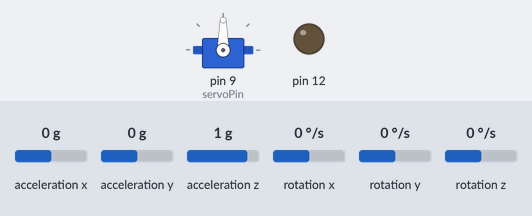
A sketch run on a simulated Arduino Uno, built with avr-gcc and run on an emulated ATmega328P. Shown: servo, output pins drawn as LEDs (lit = HIGH). Wiring (inferred from the names in the program): MPU-6050 motion sensor at I2C address 0x68. Inputs (shaded band) come from the test bench; at power-on: rotation z 0 °/s, acceleration x 0 g, acceleration y 0 g, acceleration z 1 g, rotation x 0 °/s, rotation y 0 °/s. What the sketch prints to the serial monitor is not drawn.

Above: at 4.7 s.
4.8 s: rotation z set to -192 °/s
At 5.8 s:
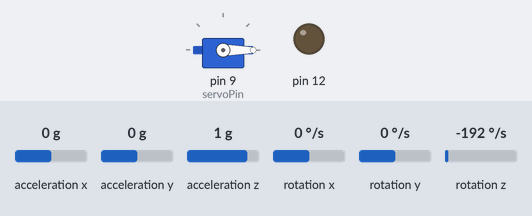
6.7 s: rotation z set to 192 °/s
At 9.5 s:
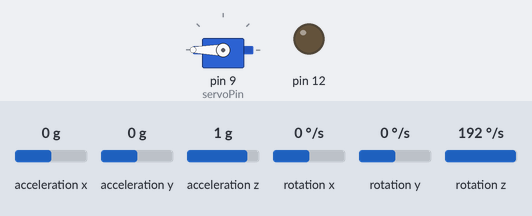
9.7 s: rotation z set to -100 °/s
At 11.05 s:
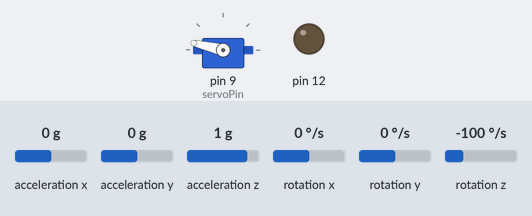
12.7 s: rotation z set to 100 °/s
Timing chart, 0 to 16.0 s (numbered marks = the images above; inputs shaded):
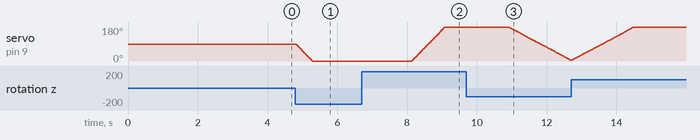

Measured:
- after the input at 4.8 s, servo on pin 9 (servoPin): moves from 90° to 0° over 0.47 s, starting at once
- after the input at 6.7 s, servo on pin 9 (servoPin): moves from 0° to 180° over 0.95 s, starting after 1.4 s
- after the input at 9.7 s, servo on pin 9 (servoPin): moves from 180° to 3° over 1.8 s, starting after 1.2 s

The sketch:

ArduinoUno.ino
```cpp
#include "servo-config.h"
#include "servo-utils.h"

#include "gyro.h"
Gyro gyro;

#include "ultrasonic.h"
Ultrasonic us;

#include "car-servo.h"
CarServo servo;

// const int TURN_DELAY = 1000;

float initAngle;

void setup() {
  Serial.begin(115200);

  servo.setup();
  gyro.setup();
  us.setup();

  servo.resetAngle();
  initAngle = gyro.getPRY().yaw;
}

void loop() {

  PRY pry = gyro.getPRY();
  // Print the values on the serial monitor
  Serial.print("Pitch: ");
  Serial.print(pry.pitch);
  Serial.print(" Roll: ");
  Serial.print(pry.roll);
  Serial.print(" Yaw: ");
  Serial.println(pry.yaw);

  float deltaAngle = initAngle - pry.yaw;
  servo.turnAngle(-(int)deltaAngle);
  // delay(5);
}
```

assert.h
```cpp
#pragma once
#include <Arduino.h>

// Configure: which pin to blink on failure (optional)
#ifndef ASSERT_LED_PIN
#define ASSERT_LED_PIN 13
#endif

inline void _assertFail(const char* file, int line) {
  // Ensure Serial is up (you can remove if you don't want Serial)
  Serial.begin(115200);
  Serial.print("ASSERT FAILED: ");
  Serial.print(file);
  Serial.print(":");
  Serial.println(line);

  // Blink LED forever so you see a failure
  pinMode(ASSERT_LED_PIN, OUTPUT);
  while (true) {
    digitalWrite(ASSERT_LED_PIN, HIGH);
    delay(200);
    digitalWrite(ASSERT_LED_PIN, LOW);
    delay(200);
  }
}

#define ASSERT(expr)                                \
  do {                                              \
    if (!(expr)) {                                  \
      _assertFail(__FILE__, __LINE__);              \
    }                                               \
  } while (0)
```

car-servo.cpp
```cpp
#include "Servo.h"

#include "servo-config.h"
#include "car-servo.h"
#include "servo-utils.h"
#include "assert.h"


void CarServo::setup(){
  srv.attach(servoPin, SERVO_MIN_PWM, SERVO_MAX_PWM);
}

void CarServo::turn(Direction direction){
  switch (direction) {
    case LEFT:
      srv.writeMicroseconds(angleToPulse(-90));
      break;
    case FORWARD:
      srv.writeMicroseconds(angleToPulse(0));
      break;
    case RIGHT:
      srv.writeMicroseconds(angleToPulse(90));
      break;
  }
}

void CarServo::turnAngle(int angle){
  // ASSERT(angle > -90 && angle < 90);
  if (angle < -90 || angle > 90) {
    return;
  }

  srv.writeMicroseconds(angleToPulse(angle));
}

void CarServo::resetAngle(){
  turn(FORWARD);
}
```

car-servo.h
```cpp
#pragma once

#include "Servo.h"

enum Direction{
  LEFT,
  FORWARD,
  RIGHT
};

struct CarServo{
  void setup();
  void turn(Direction direction);
  // angle is between -90 (max left) and 90 (max right)
  void turnAngle(int angle);
  void resetAngle();
  private:
    Servo srv;
};
```

gyro.cpp
```cpp
#include "Servo.h"
#include "Arduino.h"
#include <Wire.h>

#include "gyro.h"

double AccX, AccY, AccZ;
double GyroX, GyroY, GyroZ;
double accAngleX, accAngleY, accAngleZ, gyroAngleX, gyroAngleY, gyroAngleZ;
double roll, pitch, yaw;
double AccErrorX, AccErrorY, AccErrorZ, GyroErrorX, GyroErrorY, GyroErrorZ;
double elapsedTime, currentTime, previousTime;
int c = 0;
int calibrationNumber = 200;
double AccSSF = 16384.0000000, GyroSSF = 131.0000000; // from https://invensense.tdk.com/wp-content/uploads/2015/02/MPU-6000-Datasheet1.pdf
double AccXcalib = -0.05, AccYcalib = 0.05, AccZcalib = 1.05;

void Gyro::setup(){
  Wire.begin();                      // Initialize comunication
  Wire.beginTransmission(MPU);       // Start communication with MPU6050 // MPU=0x68
  Wire.write(0x6B);                  // Talk to the register 6B
  Wire.write(0x00);                  // Make reset - place a 0 into the 6B register
  Wire.endTransmission(true);        //end the transmission

  accAngleX = accAngleY = accAngleZ = gyroAngleX = gyroAngleY = gyroAngleZ = 0.00000;
  AccErrorX = AccErrorY = AccErrorZ = GyroErrorX = GyroErrorY = GyroErrorZ = 0.00000;

  imuerror = calculate_IMU_error();
  delay(20);
}

PRY Gyro::getPRY(){
  // === Read acceleromter data === //
  Wire.beginTransmission(MPU);
  Wire.write(0x3B); // Start with register 0x3B (ACCEL_XOUT_H)
  Wire.endTransmission(false);
  Wire.requestFrom(MPU, 6, true); // Read 6 registers total, each axis value is stored in 2 registers

  //For a range of +-2g, we need to divide the raw values by 16384, according to the datasheet
  AccX = (Wire.read() << 8 | Wire.read()) / AccSSF + AccXcalib; // X-axis value
  AccY = (Wire.read() << 8 | Wire.read()) / AccSSF + AccYcalib; // Y-axis value
  AccZ = (Wire.read() << 8 | Wire.read()) / AccSSF + AccZcalib; // Z-axis value

  // Calculating Roll and Pitch from the accelerometer data
  accAngleX = (atan(AccY / sqrt(pow(AccX, 2) + pow(AccZ, 2))) * 180 / PI) - imuerror.AccErrorX;
  accAngleY = (atan(-1 * AccX / sqrt(pow(AccY, 2) + pow(AccZ, 2))) * 180 / PI) - imuerror.AccErrorY;
  accAngleZ = (atan2(sqrt(AccX*AccX + AccY*AccY), AccZ) * 180.0 / PI) - imuerror.AccErrorZ;

  // === Read gyroscope data === //
  previousTime = currentTime;        // Previous time is stored before the actual time read
  currentTime = millis();            // Current time actual time read
  elapsedTime = (currentTime - previousTime) / 1000; // Divide by 1000 to get seconds
  Wire.beginTransmission(MPU);
  Wire.write(0x43); // Gyro data first register address 0x43
  Wire.endTransmission(false);
  Wire.requestFrom(MPU, 6, true); // Read 4 registers total, each axis value is stored in 2 registers
  GyroX = (Wire.read() << 8 | Wire.read()) / GyroSSF; // For a 250deg/s range we have to divide first the raw value by 131.0, according to the datasheet
  GyroY = (Wire.read() << 8 | Wire.read()) / GyroSSF;
  GyroZ = (Wire.read() << 8 | Wire.read()) / GyroSSF;

  // Correct the outputs with the calculated error values
  GyroX = GyroX - imuerror.GyroErrorX;
  GyroY = GyroY - imuerror.GyroErrorY;
  GyroZ = GyroZ - imuerror.GyroErrorZ;

  // Currently the raw values are in degrees per seconds, deg/s, so we need to multiply by sendonds (s) to get the angle in degrees
  gyroAngleX = gyroAngleX + GyroX * elapsedTime; // deg/s * s = deg
  gyroAngleY = gyroAngleY + GyroY * elapsedTime;
  gyroAngleZ = gyroAngleZ + GyroZ * elapsedTime;

  // Serial.print("AccX: ");
  // Serial.print(AccX, 2);
  // Serial.print(" AccY: ");
  // Serial.print(AccY, 2);
  // Serial.print(" AccZ: ");
  // Serial.println(AccZ, 2);

  // Complementary filter - combine acceleromter and gyro angle values
  const double g2aration = 0.99;
  roll = g2aration * gyroAngleX + (1-g2aration) * accAngleX;
  pitch = g2aration * gyroAngleY + (1-g2aration) * accAngleY;
  yaw = g2aration * gyroAngleZ + (1-g2aration) * accAngleZ;
  // yaw =  yaw + GyroZ * elapsedTime;

  PRY pry;
  pry.pitch = pitch;
  pry.roll = roll;
  pry.yaw = yaw;

  return pry;
}

IMUError Gyro::calculate_IMU_error(){
  // We can call this funtion in the setup section to calculate the accelerometer and gyro data error. From here we will get the error values used in the above equations printed on the Serial Monitor.
  // Note that we should place the IMU flat in order to get the proper values, so that we then can the correct values
  // Read accelerometer values calibrationNumber times
  while (c < calibrationNumber) {
    Wire.beginTransmission(MPU);
    Wire.write(0x3B);
    Wire.endTransmission(false);
    Wire.requestFrom(MPU, 6, true);
    AccX = (Wire.read() << 8 | Wire.read()) / AccSSF + AccXcalib;
    AccY = (Wire.read() << 8 | Wire.read()) / AccSSF + AccYcalib;
    AccZ = (Wire.read() << 8 | Wire.read()) / AccSSF + AccZcalib;
    // Sum all readings
    AccErrorX = AccErrorX + ((atan((AccY) / sqrt(pow((AccX), 2) + pow((AccZ), 2))) * 180 / PI));
    AccErrorY = AccErrorY + ((atan(-1 * (AccX) / sqrt(pow((AccY), 2) + pow((AccZ), 2))) * 180 / PI));
    AccErrorZ = AccErrorZ + ((atan2(sqrt(AccX*AccX + AccY*AccY), AccZ) * 180 / PI));
    c++;
  }
  //Divide the sum by calibrationNumber to get the error value
  AccErrorX = AccErrorX / calibrationNumber;
  AccErrorY = AccErrorY / calibrationNumber;
  AccErrorZ = AccErrorZ / calibrationNumber;
  c = 0;
  // Read gyro values calibrationNumber times
  while (c < calibrationNumber) {
    Wire.beginTransmission(MPU);
    Wire.write(0x43);
    Wire.endTransmission(false);
    Wire.requestFrom(MPU, 6, true);
    GyroX = Wire.read() << 8 | Wire.read();
    GyroY = Wire.read() << 8 | Wire.read();
    GyroZ = Wire.read() << 8 | Wire.read();
    // Sum all readings
    GyroErrorX = GyroErrorX + (GyroX / GyroSSF);
    GyroErrorY = GyroErrorY + (GyroY / GyroSSF);
    GyroErrorZ = GyroErrorZ + (GyroZ / GyroSSF);
    c++;
  }
  //Divide the sum by calibrationNumber to get the error value
  GyroErrorX = GyroErrorX / calibrationNumber;
  GyroErrorY = GyroErrorY / calibrationNumber;
  GyroErrorZ = GyroErrorZ / calibrationNumber;

  IMUError error;
  error.AccErrorX = AccErrorX;
  error.AccErrorY = AccErrorY;
  error.AccErrorZ = AccErrorZ;
  error.GyroErrorX = GyroErrorX;
  error.GyroErrorY = GyroErrorY;
  error.GyroErrorZ = GyroErrorZ;

  // Print the error values on the Serial Monitor
  Serial.print("AccErrorX: ");
  Serial.println(error.AccErrorX);
  Serial.print("AccErrorY: ");
  Serial.println(error.AccErrorY);
  Serial.print("AccErrorZ: ");
  Serial.println(error.AccErrorZ);
  Serial.print("GyroErrorX: ");
  Serial.println(error.GyroErrorX);
  Serial.print("GyroErrorY: ");
  Serial.println(error.GyroErrorY);
  Serial.print("GyroErrorZ: ");
  Serial.println(error.GyroErrorZ);
  delay(3000);

  return error;
}
```

gyro.h
```cpp
#pragma once

#include <Wire.h>

const int MPU = 0x68; // MPU6050 I2C address

struct PRY{
  double pitch, roll, yaw;
};

struct IMUError{
  double AccErrorX, AccErrorY, AccErrorZ, GyroErrorX, GyroErrorY, GyroErrorZ;
};

struct Gyro{
  void setup();
  PRY getPRY();
  private:
    IMUError calculate_IMU_error();
    IMUError imuerror;
};
```

servo-sweep.cpp
```cpp
#include "Arduino.h"
#include "servo-config.h"
#include "servo-sweep.h"

void ServoSweep::setup() {
  srv.attach(servoPin);
  delay(1000);
}

void ServoSweep::sweep() {
  // Sweep upward
  for (int pw = SERVO_MIN_PWM; pw <= SERVO_MAX_PWM; pw += SWEEP_STEP) {
    srv.writeMicroseconds(pw);
    Serial.print("PW→ "); Serial.println(pw);
    delay(SWEEP_HOLD_MS);
  }
  // Sweep downward
  for (int pw = SERVO_MAX_PWM; pw >= SERVO_MIN_PWM; pw -= SWEEP_STEP) {
    srv.writeMicroseconds(pw);
    Serial.print("PW← "); Serial.println(pw);
    delay(SWEEP_HOLD_MS);
  }
}
```

servo-sweep.h
```cpp
#pragma once

#include "Servo.h"

const int SWEEP_STEP      = 100;    // PWM increment for finer granularity
const int SWEEP_HOLD_MS   = 100;   // how long to hold each pulse

struct ServoSweep{
  void setup();
  void sweep();
  private:
    Servo srv;
};
```

servo-utils.cpp
```cpp
#include "Arduino.h"
#include "servo-utils.h"
#include "servo-config.h"

// Map angle (-90…+90) → pulse (SERVO_MIN_PWM...SERVO_MAX_PWM)
int angleToPulse(int angle){
  // clamp
  if (angle < -90) angle = -90;
  if (angle >  90) angle =  90;
  // map -90 → SERVO_MIN_PWM, +90 → SERVO_MAX_PWM
  return map(angle, -90, 90, SERVO_MIN_PWM, SERVO_MAX_PWM);
}
```

servo-utils.h
```cpp
#pragma once

int angleToPulse(int angle);
```

ultrasonic.cpp
```cpp
#include "Arduino.h"

#include "ultrasonic.h"

void Ultrasonic::setup(){
  pinMode(12, OUTPUT);
  pinMode(13, INPUT);
}

float Ultrasonic::checkdistance()
{
    digitalWrite(12, LOW);
    delayMicroseconds(2);
    digitalWrite(12, HIGH);
    delayMicroseconds(10);
    digitalWrite(12, LOW);
    float distance = pulseIn(13, HIGH) / 58.00;
    delay(10);
    return distance;
}
```

ultrasonic.h
```cpp
#pragma once

#include "Arduino.h"

struct Ultrasonic{
  void setup();
  float checkdistance();
};
```

servo-config.h
```cpp
#pragma once

const int servoPin = 9;
const int SERVO_MIN_PWM = 800;
const int SERVO_MAX_PWM = 2400;
```
